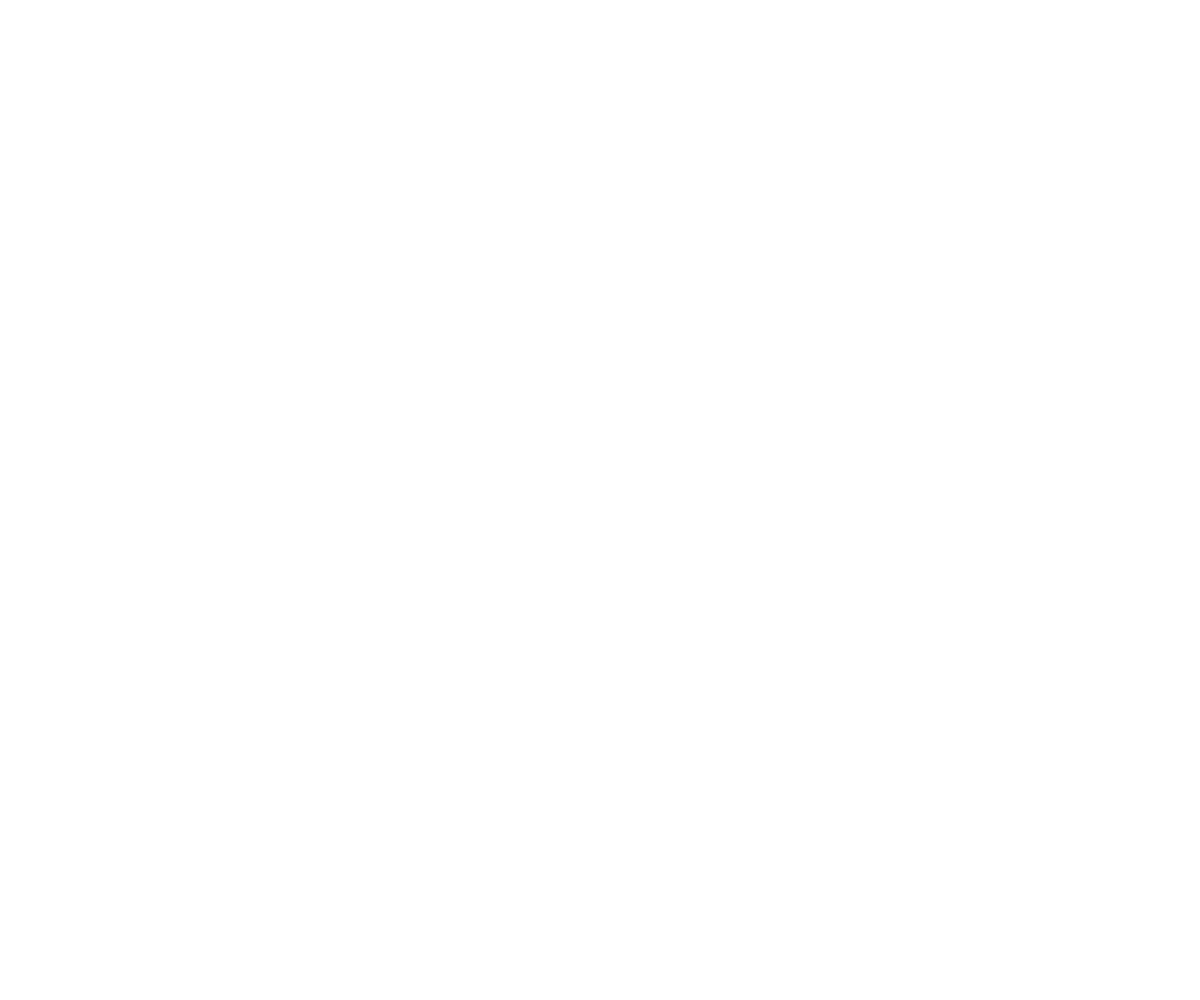
Frame 1 (no input)
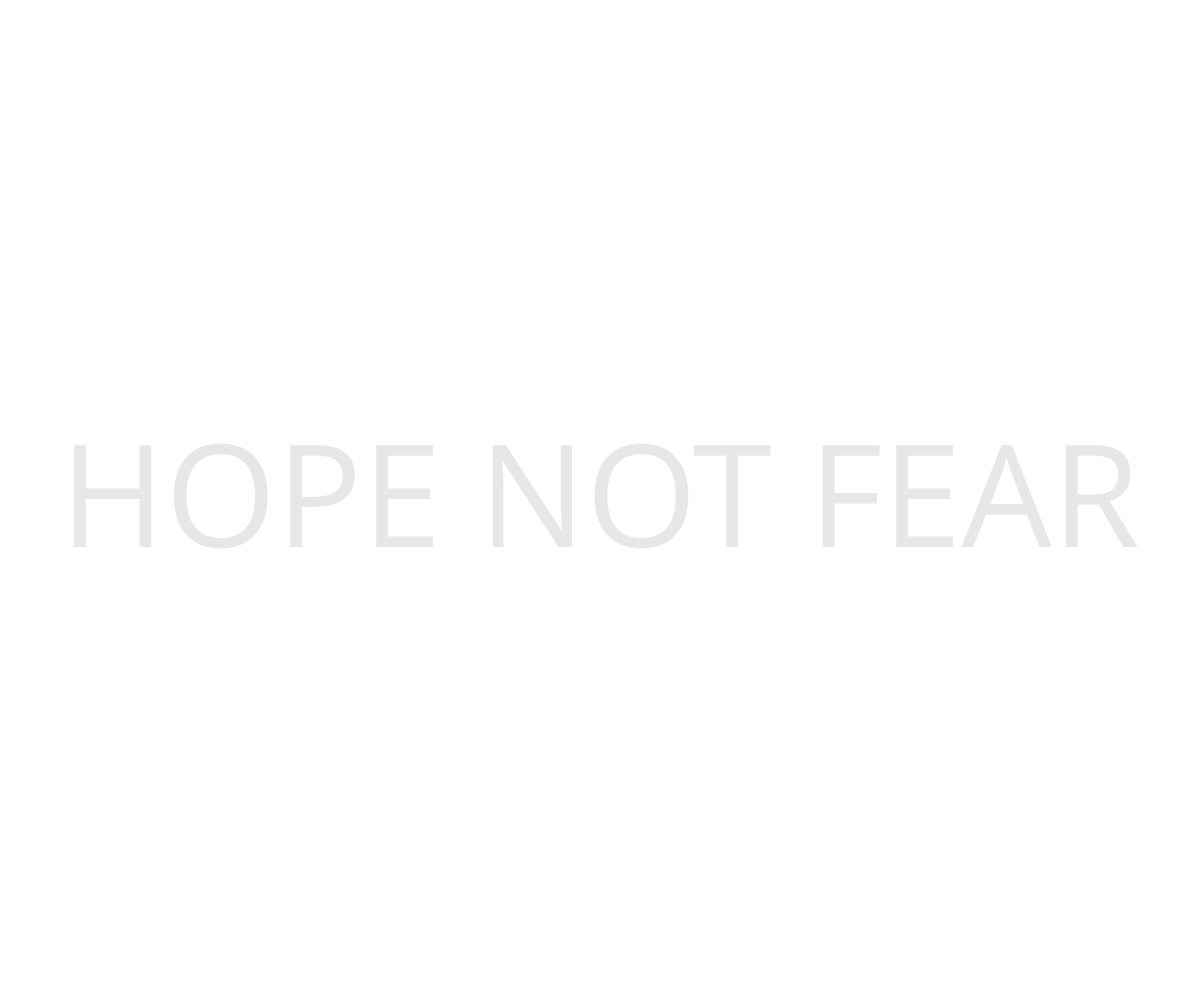
Frame 60 (no input)
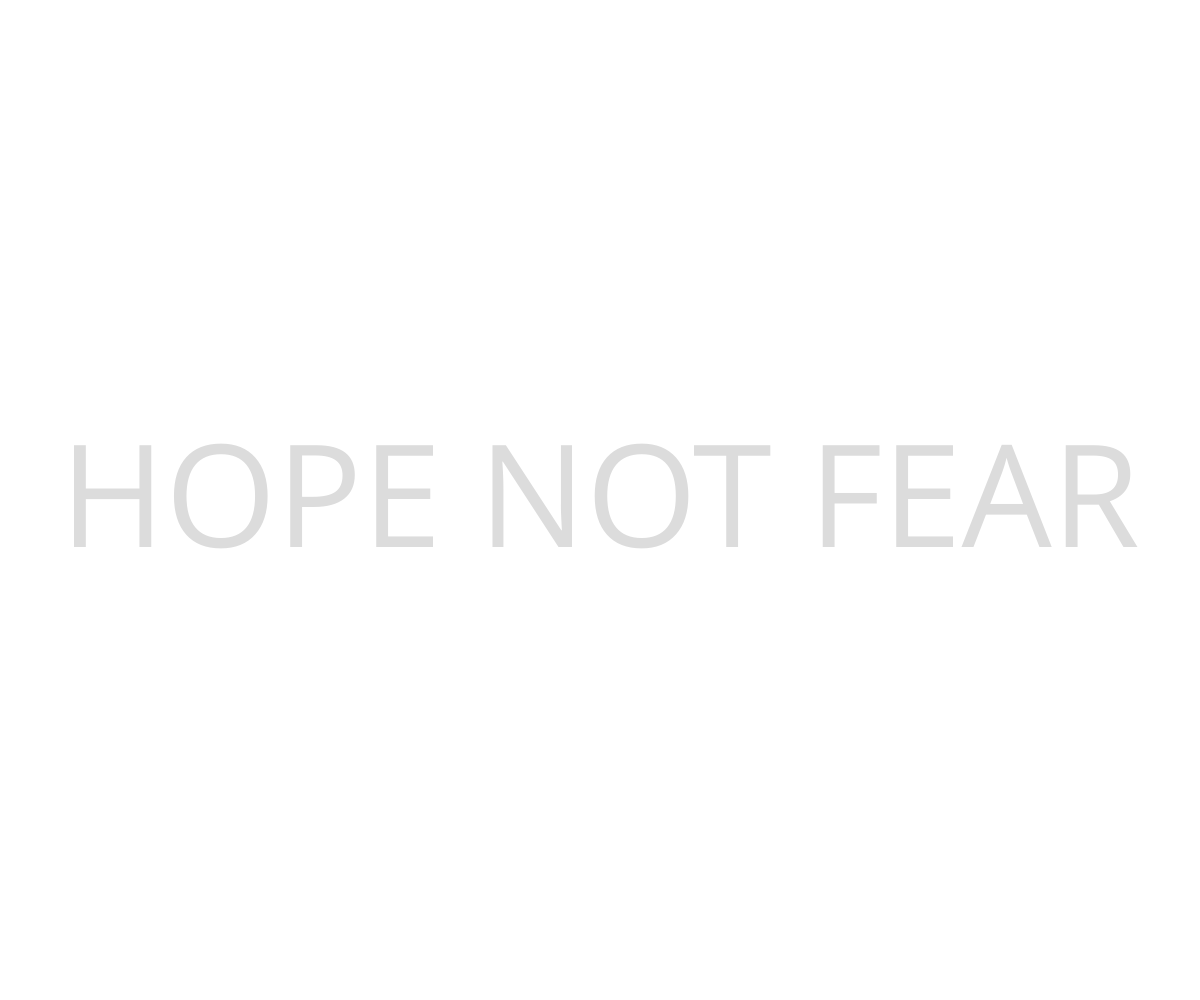
Frame 120 (the mouse pressed at the canvas centre since frame 60)

The p5.js sketch that drew these frames (run headless with seeded random() and noise() and a simulated clock; from frame 60 on, the mouse is pressed at the canvas centre):

// p5.js sketch
// ── sketch.js
var texts = [
  "UNITE WITH LOVE, RESIST WITH LOVE",
  "TOGETHER, WE RISE",
  "WOMEN'S RIGHTS ARE HUMAN RIGHTS",
  "EXPECT US",
  "LOVE",
  "RESPECT",
  "RISE UP",
  "EQUALITY",
  "HUMAN RIGHTS FOR ALL",
  "SOLIDARITY",
  "WE ARE ALL EQUAL",
  "LOVE WINS",
  "TOGETHER",
  "STAY WOKE",
  "I LOVE YOU",
  "NASTY ARTIST CODER WOMEN",
  "WE ARE THE FUTURE",
  "STAND TOGETHER",
  "CELEBRATE DIFFERENCES",
  "INDIVISIBLE",
  "WE GO HIGH",
  "HOPE NOT FEAR",
  "REACH OUT",
  "LET'S LISTEN TO EACH OTHER",
];

var i;
var dir = 0;
var a = 0;

function setup() {
  createCanvas(windowWidth, windowHeight);
  textAlign(CENTER);
  textFont("Open Sans");
  noStroke();
  setInterval(startFadeOut, 10000);
}

function draw() {
  a += dir;
  if (a <= 0) {
    dir = 3;
    switchText();
  }
  if (a >= 255) {
    dir = 0;
  }
  background(255);
  fill(220, a);
  textSize(1);
  var w = textWidth(texts[i]);
  var s = (0.9 * windowWidth) / w;
  textSize(s);
  text(texts[i], width / 2, height / 2 + s * 0.33);
}

function switchText() {
  var lasti = i;
  while (i == lasti) {
    i = Math.floor(Math.random() * texts.length);
  }
}

function startFadeOut() {
  dir = -3;
}
